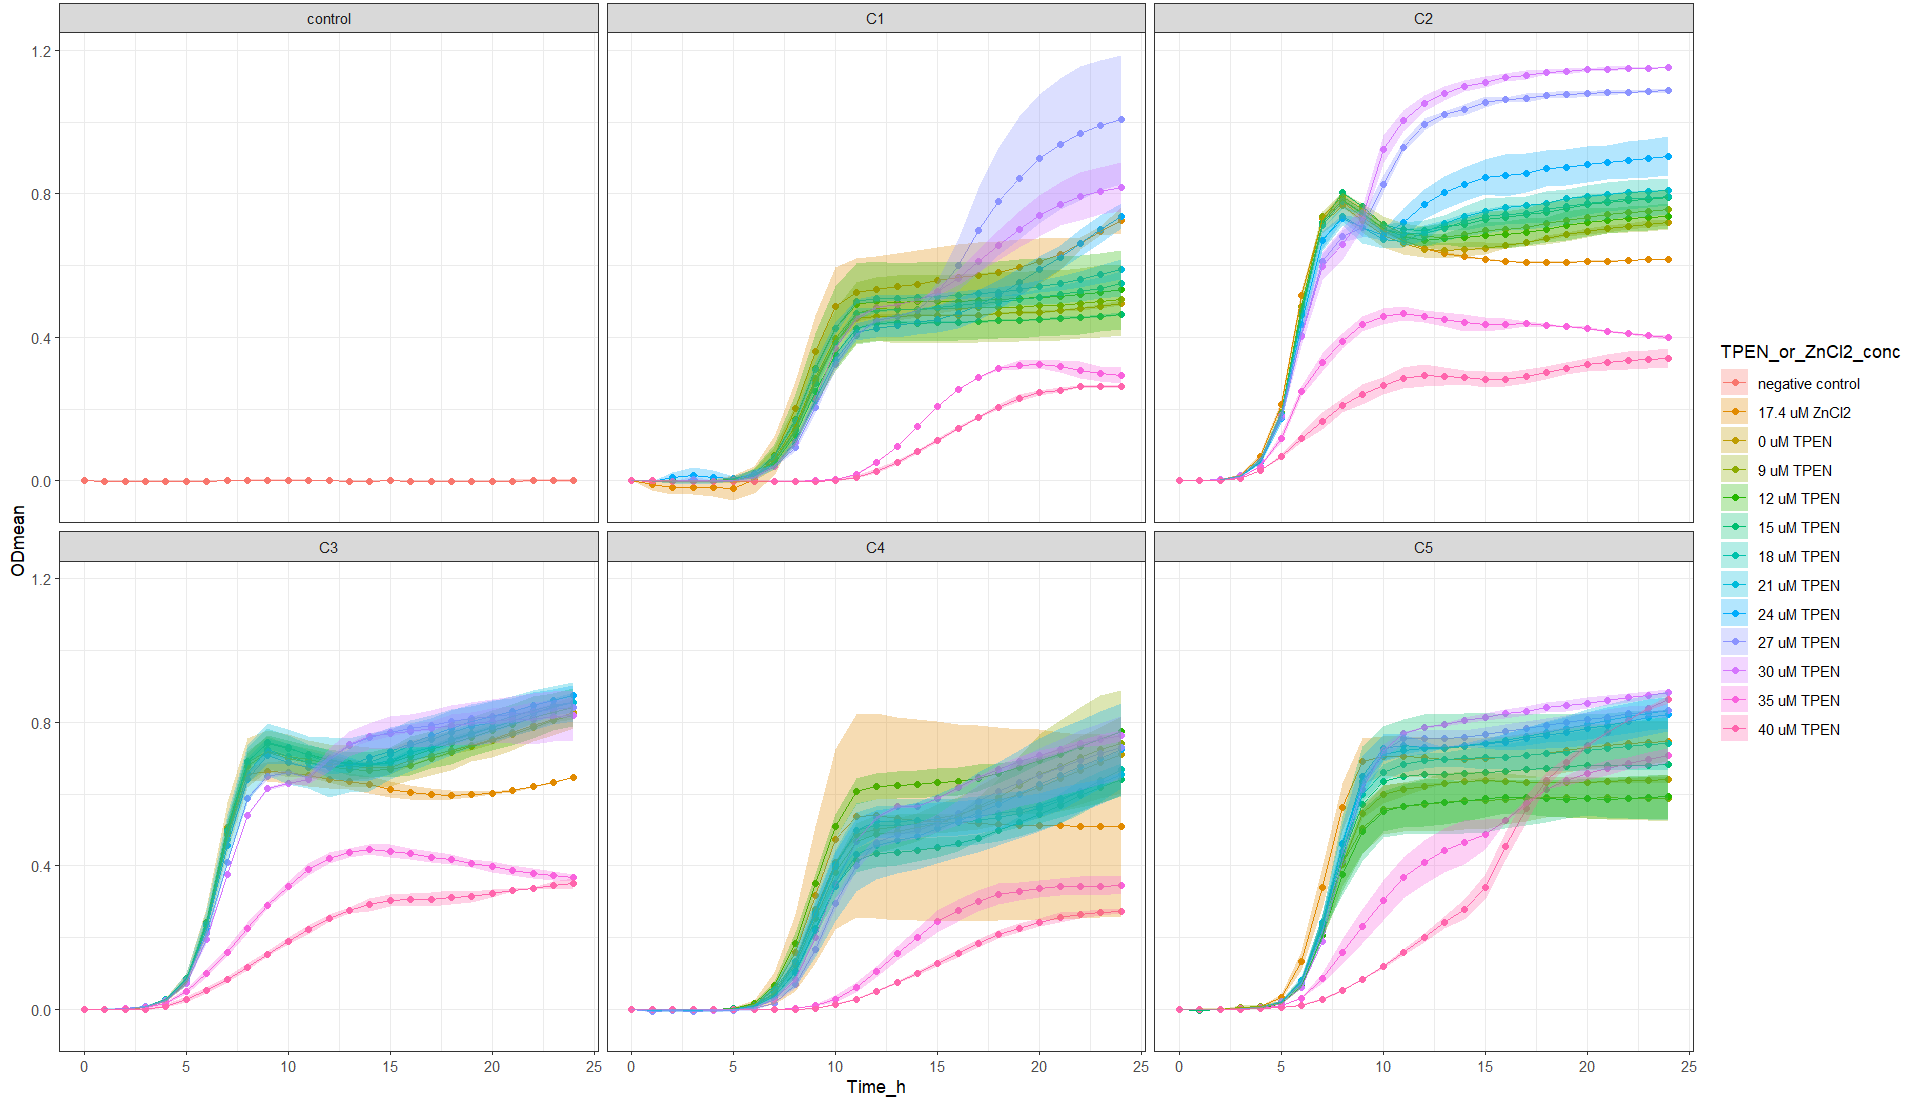

Reproduce this figure in R.
setwd("~/ITQB/Plate readings/Exp44_2plates_02072024")

library(tidyverse)

library(readxl)
Exp44 <- Exp44_2plates_02072024 <- read_excel("Exp44_2plates_02072024_final_final.xlsx")
View(Exp44) 

Exp44_v1 <- Exp44 %>%
  pivot_longer(names_to = "Condition", values_to = "OD_578", cols = -Time_h)
Exp44_v1
View(Exp44_v1)


Exp44_v2 <- separate(Exp44_v1, Condition, 
                     c("Community",
                       "Transfer_medium",
                       "Zn_condition", 
                       "Tech_Repl",
                       "Biol_Repl",
                       "TPEN_or_ZnCl2_conc",
                       "Well_number"), 
                     sep = "_", remove = FALSE,
                     convert = FALSE)
View(Exp44_v2)

Exp44_v2$OD_578 <- as.numeric (Exp44_v2$OD_578) #Because OD_578 values are character

Exp44_v2$TPEN_or_ZnCl2_conc <- factor(Exp44_v2$TPEN_or_ZnCl2_conc, levels = c("nodrug",
                                                                              "1.74",
                                                                              "0",
                                                                              "1.8",
                                                                              "2.4",
                                                                              "3.0",
                                                                              "3.6",
                                                                              "4.2",
                                                                              "4.8",
                                                                              "5.4",
                                                                              "6.0",
                                                                              "7.0",
                                                                              "8.0"))

Exp44_v2 <- Exp44_v2 %>% mutate(TPEN_or_ZnCl2_conc = recode (TPEN_or_ZnCl2_conc,
                                                             "nodrug" = "control",
                                                             "1.74" = "17.4uM",
                                                             "0" = "0uM",
                                                             "1.8" = "9uM",
                                                             "2.4" = "12uM",
                                                             "3.0" = "15uM",
                                                             "3.6" = "18uM",
                                                             "4.2" = "21uM",
                                                             "4.8" = "24uM",
                                                             "5.4" = "27uM",
                                                             "6.0" = "30uM",
                                                             "7.0" = "35uM",
                                                             "8.0" = "40uM"))


Exp44_v2$Community <- factor(Exp44_v2$Community, levels = c("control",
                                                            "C1",
                                                            "C2",
                                                            "C3",
                                                            "C4",
                                                            "C5"))

Exp44_v2 %>%
  ggplot(aes(x= Time_h, y=OD_578, color = Tech_Repl)) +
  geom_line() +
  facet_grid (Community ~ TPEN_or_ZnCl2_conc)


Exp44_v3<- Exp44_v2 %>% group_by(Community, Transfer_medium, Zn_condition, Tech_Repl, Biol_Repl, Well_number) %>%
  mutate(blank = Time_h ==0)


View(Exp44_v3)

Exp44_v4 <- Exp44_v3 %>%
  group_by(Community, Transfer_medium, Zn_condition, Tech_Repl, Biol_Repl, Well_number) %>%
  mutate(OD = OD_578 - OD_578[blank]) %>%
  ungroup()


View(Exp44_v4)

#Obtain the mean and sd
Exp44_v5 <- Exp44_v4 %>% group_by(Time_h, Community, TPEN_or_ZnCl2_conc, Zn_condition) %>%
  summarise(ODmean = mean(OD), sdOD = sd(OD), n())

Exp44_v5$Community <- factor(Exp44_v5$Community, levels = c("control",
                                                            "C1",
                                                            "C2",
                                                            "C3",
                                                            "C4",
                                                            "C5"))


Exp44_v5 <- Exp44_v5 %>% mutate(TPEN_or_ZnCl2_conc =  recode (TPEN_or_ZnCl2_conc,
                                                              "control" = "negative control",
                                                              "17.4uM" = "17.4 uM ZnCl2",
                                                              "0uM" = "0 uM TPEN",
                                                              "9uM" = "9 uM TPEN",
                                                              "12uM" = "12 uM TPEN",
                                                              "15uM" = "15 uM TPEN",
                                                              "18uM" = "18 uM TPEN",
                                                              "21uM" = "21 uM TPEN",
                                                              "24uM" = "24 uM TPEN",
                                                              "27uM" = "27 uM TPEN",
                                                              "30uM" = "30 uM TPEN",
                                                              "35uM" = "35 uM TPEN",
                                                              "40uM" = "40 uM TPEN"))




Exp44_v5  %>% ggplot(aes(x = Time_h,
                         y = ODmean,
                         color = TPEN_or_ZnCl2_conc,
                         fill = TPEN_or_ZnCl2_conc
)) +
  geom_point() +
  geom_line() +
  geom_ribbon(aes(ymin=ODmean-sdOD, ymax=ODmean+sdOD),
              alpha = 0.3, colour = NA) +
  facet_wrap (Community ~ .) +
  theme_bw()
